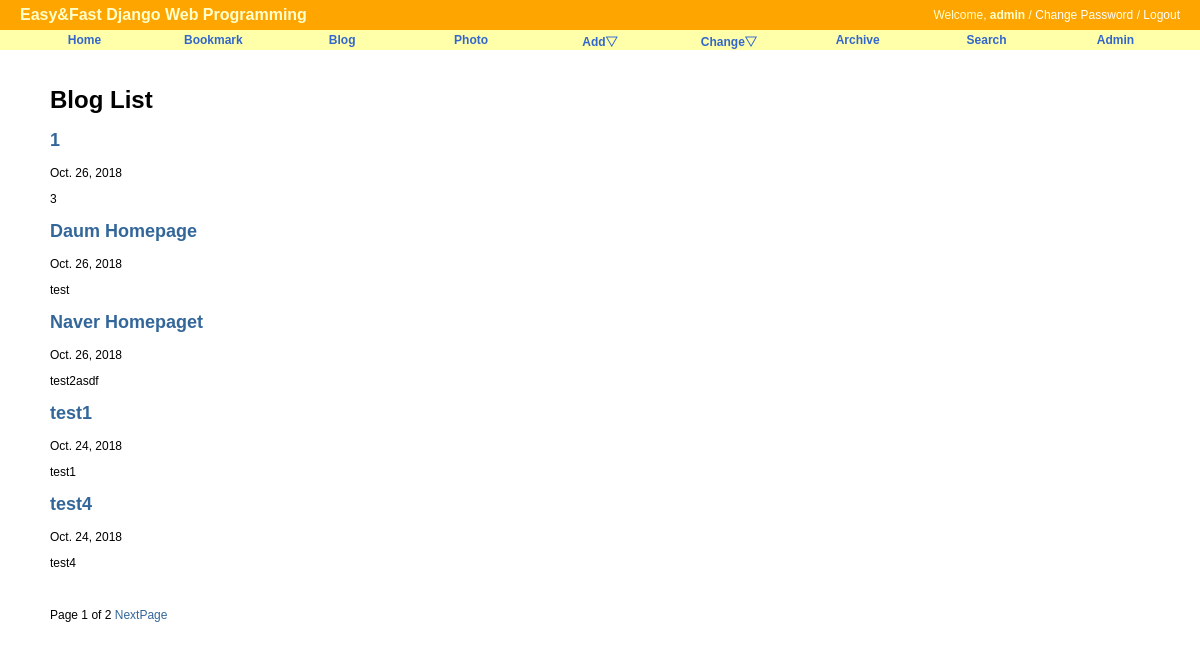
Page /blog/ (signed in) on the committed database.
### blog/models.py (models this page shows, shortened)
class Post(models.Model):
    title       = models.CharField('TITLE', max_length=50)
    slug        = models.SlugField('SLUG', unique=True, allow_unicode=True, help_text='one word for title alias.')
    description = models.CharField('DESCRIPTION', max_length=100, blank=True, help_text='simple description text.')
    content     = models.TextField('CONTENT')
    create_date = models.DateTimeField('Create Date', auto_now_add=True)
    modify_date = models.DateTimeField('Modify Date', auto_now=True)
    owner       = models.ForeignKey(User, null=True, on_delete=models.CASCADE)
    class Meta:
        verbose_name = 'post'
        verbose_name_plural = 'posts'
        db_table = 'blog_post'
        ordering = ('-modify_date',)
    def get_absolute_url(self):
        return reverse('blog:post_detail', args=(self.slug,))

### blog/views.py (the view)
# urls.py: path('', PostLV.as_view(), name='index'),
class PostLV(ListView):
    model = Post
    template_name = 'blog/post_all.html'
    context_object_name = 'posts'
    paginate_by = 5

### blog/templates/blog/post_all.html (shortened to what this page needs)
{% extends "base.html" %}
{% block content %}
<div id = "content">
    <h1>Blog List</h1>
    {% for post in posts %}
        <h2><a href='{{ post.get_absolute_url }}'>{{ post.title }}</a></h2>
        {{ post.modify_date|date:"N d, Y" }}
        <p>{{ post.description }}<p/>
    {% endfor %}
    <br/>
    <div>
        <span>
            Page {{ page_obj.number }} of {{ page_obj.paginator.num_pages }}
            {% if page_obj.has_next %}
                <a href="?page={{ page_obj.next_page_number }}">NextPage</a>
            {% endif %}
        </span>
    </div>
</div>
{% endblock content %}

### templates/base.html (shortened to what this page needs)
<!DOCTYPE html>
<html lang="ko">
<head>
{% load staticfiles %}
<link rel="stylesheet" type="text/css" href="{% block stylesheet %}{% static "css/base.css" %}{% endblock %}" />
<link rel="stylesheet" type="text/css" href="{% block extrastyle %}{% endblock %}" />
</head>
<body>
<div id="header">
    <h2 class="maintitle">Easy&amp;Fast Django Web Programming</h2>
    {% if user.is_active %}
        <h4 class="welcome">Welcome, <strong>{% firstof usr.get_short_name user.get_username %}</strong> /
                    <a href="{% url 'password_change' %}">Change Password</a> /
                    <a href="{% url 'logout' %}">Logout</a>
        </h4>
    {% else %}
        <h4 class="welcome">Welcome, Anonymous /
                    <a href="{% url 'login' %}">Login</a> /
                    <a href="{% url 'register' %}">Register</a>
        </h4>
    {% endif %}
</div>
<div id="menu">
    <li><a href="{% url 'home' %}">Home</a></li>
    <li><a href="{% url 'bookmark:index' %}">Bookmark</a></li>
    <li><a href="{% url 'blog:index' %}">Blog</a></li>
    <li><a href="#">Photo</a></li>
    <li><a href="#">Add&bigtriangledown;</a>
    </li>
    <li><a href="#">Change&bigtriangledown;</a>
    </li>
    <li><a href="{% url 'blog:post_archive' %}">Archive</a></li>
    <li><a href="{% url 'blog:search' %}">Search</a></li>
    <li><a href="{% url 'admin:index' %}">Admin</a></li>
</div>
{% block content %}{% endblock %}
</body>
</html>

### static/css/base.css (style rules this page uses)
body { font-family: "Lucida Grande", Verdana, Arial, sans-serif; font-size: 12px; }
div#header { position: absolute; top: 0px; left: 0px; height: 30px; width: 100%; display: table; background: orange; }
div#menu { position: absolute; top: 30px; left: 0px; height: 20px; width: 100%; display: table; table-layout: fixed; border-spacing: 40px 0px; background: #ffa; font-size: 12px; }
div#content { position: absolute; top: 70px; left: 50px; right: 50px; }
.maintitle { display: table-cell; vertical-align: middle; padding-left: 20px; color: #ffc; font-weight: bold; font-size: 16px; }
.welcome { display: table-cell; vertical-align: middle; text-align: right; padding-right: 20px; color: #ffc; font-weight: normal; font-size: 12px; }
.welcome a:link, .welcome a:visited { color: white; }
div#menu a:link, div#menu a:visited { color: #36c; }
div#menu > li { display: table-cell; vertical-align: middle; border-radius: 25px; text-align: center; font-weight: bold; }
a:link, a:visited { color: #369; text-decoration: none; }

### rows in the picture
Post: title "1", modify_date "Oct. 26, 2018", description "3"
Post: title "Daum Homepage", modify_date "Oct. 26, 2018", description "test"
Post: title "Naver Homepaget", modify_date "Oct. 26, 2018", description "test2asdf"
Post: title "test1", modify_date "Oct. 24, 2018", description "test1"
Post: title "test4", modify_date "Oct. 24, 2018", description "test4"

### other values in the picture
{{ page_obj.number }} "1"
{{ page_obj.paginator.num_pages }} "2"
